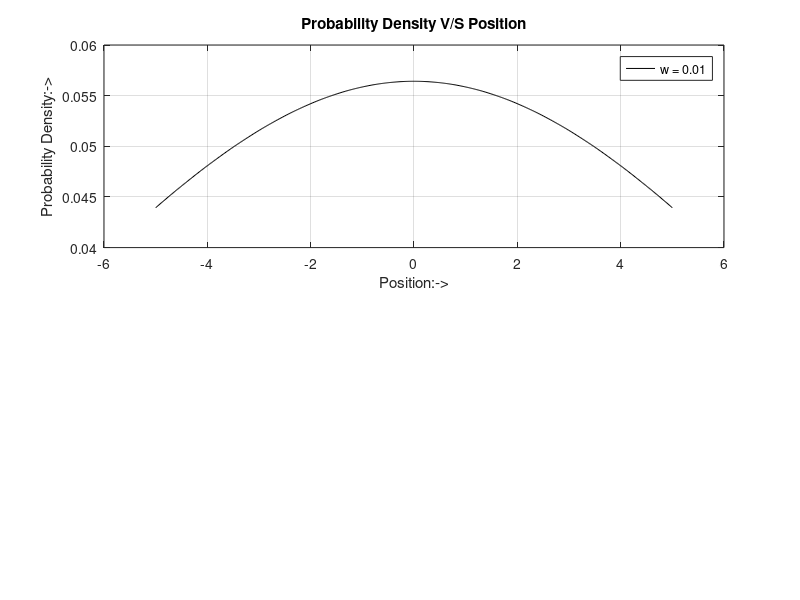
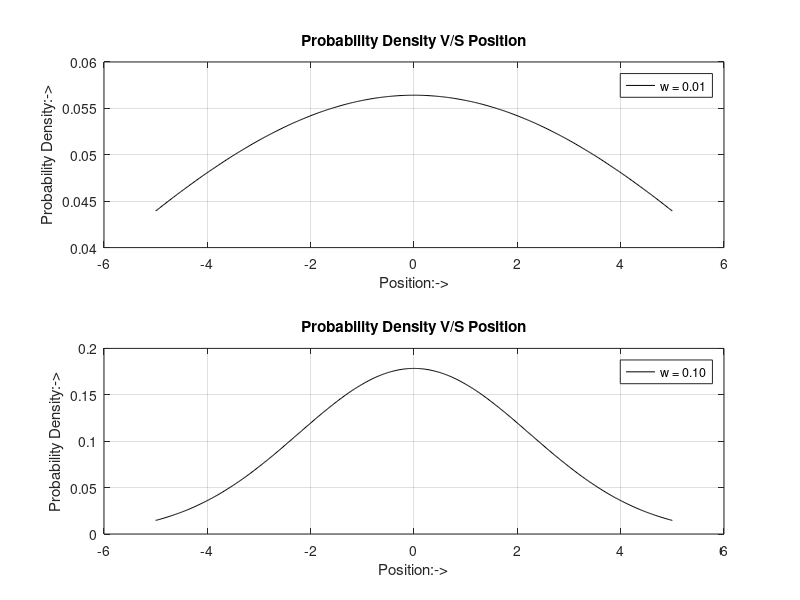

The MATLAB source for these figures, in order:
%loading data from probability_1.txt

data = load('probability_1.txt');
x = data(:,1);
P = data(:,2);
%plotting
subplot(2,1,1);
plot(x,P,'-k');
xlabel('Position:->');
ylabel('Probability Density:->');
title('Probability Density V/S Position');
legend('w = 0.01');
grid on;
saveas(gcf,'probability_1.jpeg'); % saving the image

% loading data from probability_2.txt
data = load('probability_2.txt');
x = data(:,1);
P = data(:,2);
% plotting
subplot(2,1,2);
plot(x,P,'-k');
xlabel('Position:->');
ylabel('Probability Density:->');
title('Probability Density V/S Position');
legend('w = 0.10');
grid on;
saveas(gcf,'probability_1.jpeg'); % saving the image


